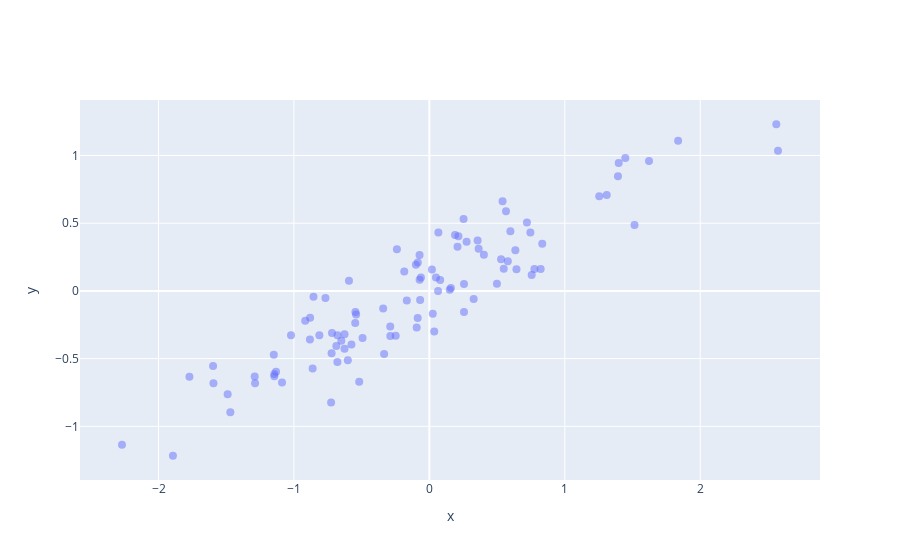

Notebook source saved alongside this figure:
### Markdown cell above
# Covariance

### Code cell
import numpy as np
import matplotlib.pyplot as plt
import plotly.graph_objects as go

N = 100 
x = np.random.normal(size=N)
y = 0.5*x + 0.2*(np.random.normal(size=N))

fig = go.Figure(data=[go.Scatter(x=x, y=y, mode='markers', 
                marker=dict(size=8,opacity=0.5), name="data" )])
fig.update_layout( xaxis_title="x", yaxis_title="y",
    yaxis = dict(scaleanchor = "x",scaleratio = 1) )
fig.show()
